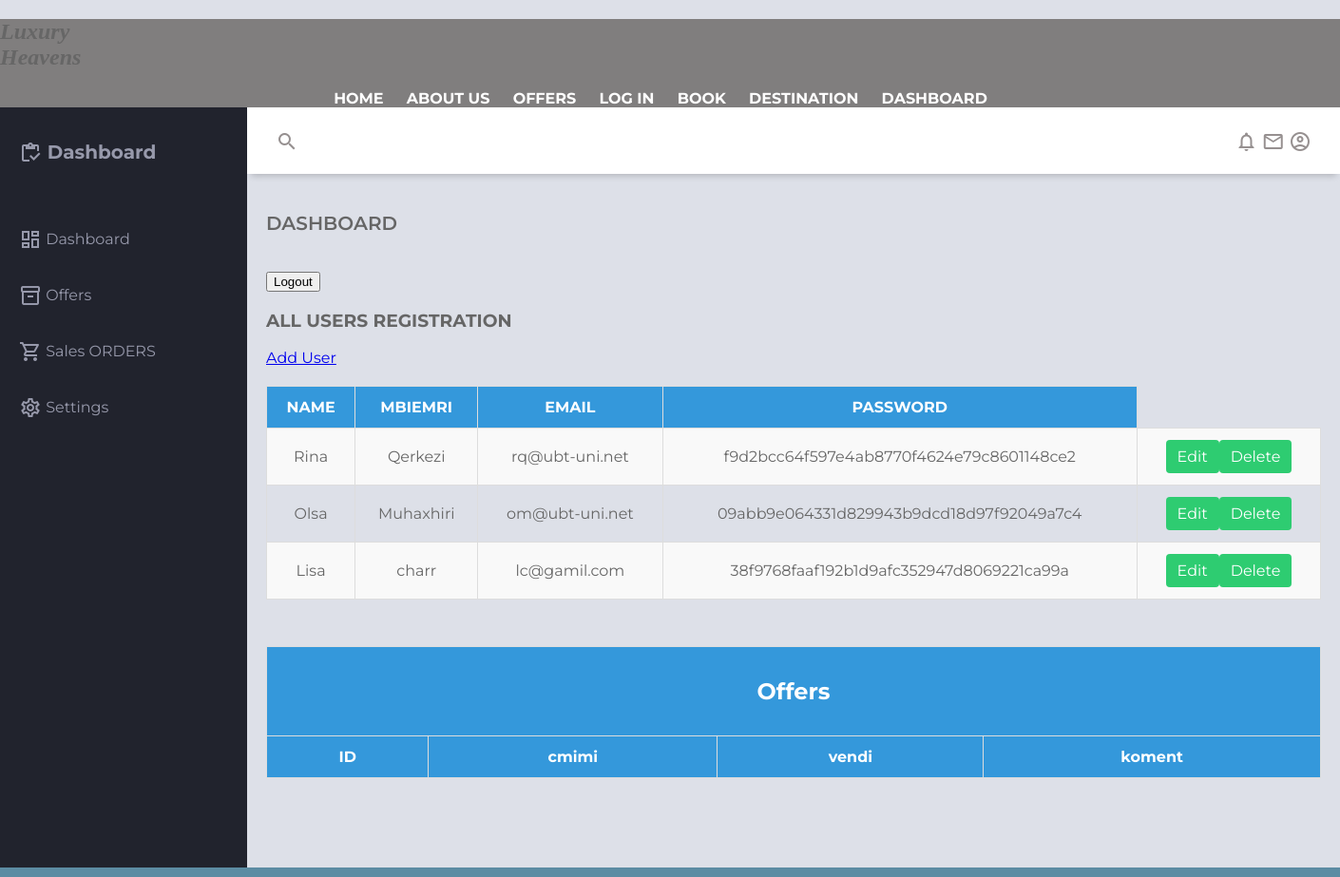
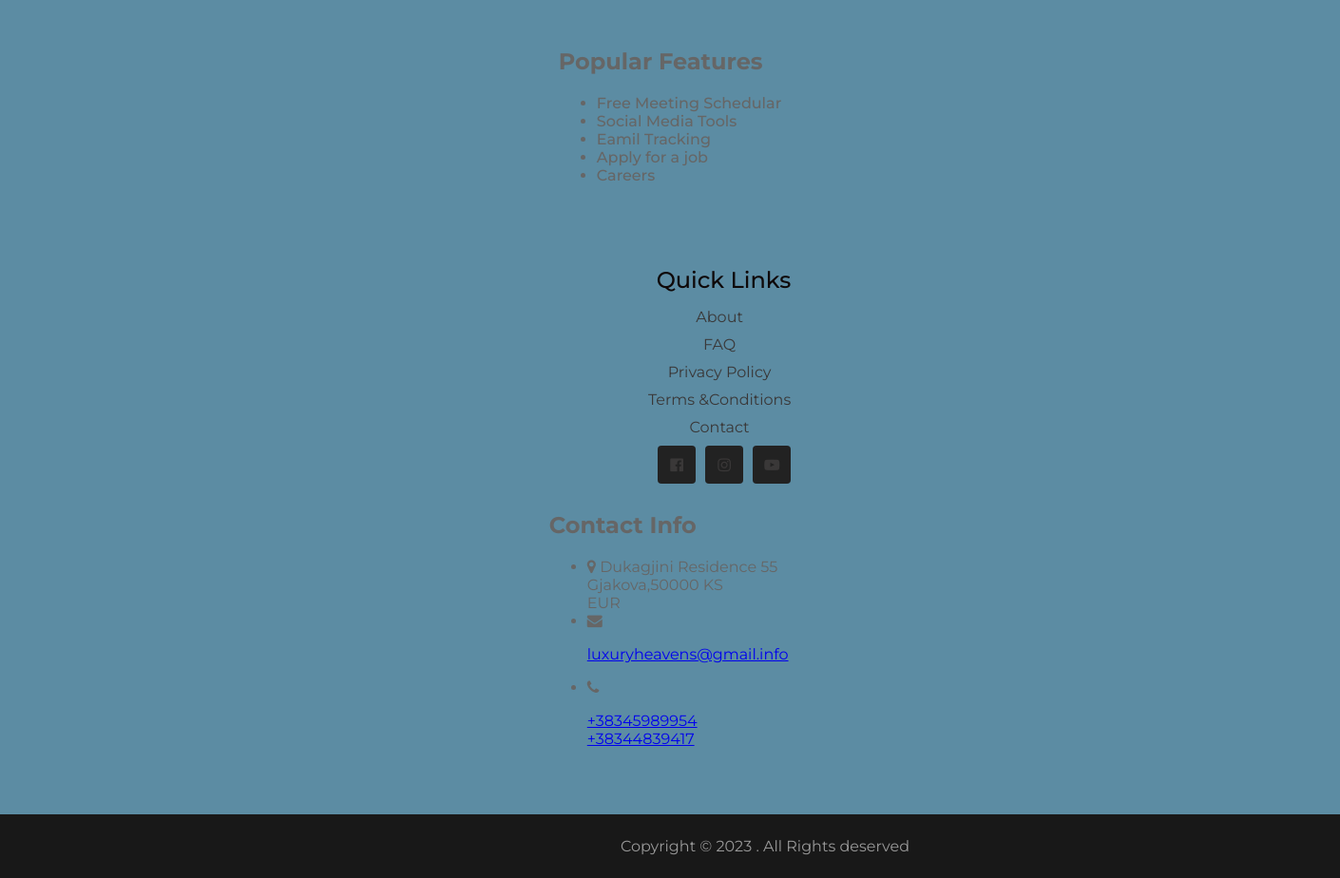
Page /dashboard.php on the committed database (2 pictures, top to bottom).
### tables this page shows
CREATE TABLE `userss` (
  `id` int(11) NOT NULL,
  `Emri` varchar(255) NOT NULL,
  `Mbiemri` varchar(255) NOT NULL,
  `Emaili` varchar(255) NOT NULL,
  `Passwordi` varchar(255) NOT NULL,
  `CPassword` varchar(255) NOT NULL,
  `Gjinia` varchar(255) NOT NULL,
  `NrTel` varchar(255) NOT NULL,
  `user_type` varchar(22) NOT NULL
);

### Database.php (called while the page is built, shortened)
<?php
include_once 'Register.php';
class Database {
    public $host = HOST;
    public $user = USERNAME;
    public $password = '';
    public $database = DBNAME;
    public function dbConnect() {
        $this->conn = mysqli_connect($this->host, $this->user, $this->password, $this->database);
        return $this->conn;
    }
}
?>

### Register.php (called while the page is built, shortened)
<?php
include_once 'Database.php';
class Register {
    public $db;
    public function __construct() {
        $this->db = new Database();
        $this->db->dbConnect();
    }
    public function allUsers() {
        $query = "SELECT * FROM userss";
        $result = mysqli_query($this->db->conn, $query);
        return $result;
    }
}
?>

### dashboard.php (the view, shortened to what this page needs)
<?php
include_once 'Register.php';
$re = new Register();
?>
<!DOCTYPE html>
<html lang="en">
  <head>
<link href="https://cdnjs.cloudflare.com/ajax/libs/font-awesome/6.5.1/css/all.min.css" rel="stylesheet">
<link href="https://maxcdn.bootstrapcdn.com/font-awesome/4.4.0/css/font-awesome.min.css" rel="stylesheet">
 <link rel="stylesheet" href="dashboard.css">
  </head>
  <body>
    <div id="Kontinieri">
      <div class="kontenti">
         <h2>Luxury <br>
        Heavens</h2>
  <div>
  <nav>
      <div class="navbar">
          <nav>
              <ul>
                  <li><a href="index.php">HOME</a></li>
                  <li><a href="aboutus.php">ABOUT US</a></li>
                  <li><a href="Offers.php">OFFERS</a></li>
                  <li><a href="login.php">LOG IN</a></li>
                  <li><a href="book.php">BOOK</a></li>
                  <li><a href="Destinations.php">DESTINATION</a></li>
                  <li><a href="dashboard.php">DASHBOARD</a></li>
              </ul>
          </nav>
  </div>
  </div>
      </div>
    </div>
    <div class="grid-container">
<header class="header">
        <div class="header-left">
       <span class="material-icons-outlined">search</span>
        </div>
        <div class="header-right">
          <span class="material-icons-outlined">notifications</span>
          <span class="material-icons-outlined">email</span>
          <span class="material-icons-outlined">account_circle</span>
        </div>
      </header>
      <aside id="sidebar">
        <div class="sidebar-title">
    <div class="sidebar-brand">
            <span class="material-icons-outlined">inventory</span> Dashboard
      </div>
        </div>
        <ul class="sidebar-list">
     <li class="sidebar-list-item">
      <a href="#" target="_blank">
              <span class="material-icons-outlined">dashboard</span> Dashboard
            </a>
                </li>
          <li class="sidebar-list-item">
            <a href="#" target="_blank">
              <span class="material-icons-outlined">inventory_2</span> Offers
            </a>
          </li>
          <li class="sidebar-list-item">
       <a href="#" target="_blank">
        <span class="material-icons-outlined">shopping_cart</span> Sales ORDERS
            </a>
          </li>
          <li class="sidebar-list-item">
            <a href="#" target="_blank">
              <span class="material-icons-outlined">settings</span> Settings
            </a>
          </li>
        </ul>
      </aside>
      <main class="main-container">
     <div class="main-title">
              <p class="font-weight-bold">DASHBOARD</p>
        </div>
<br>
<form action="index.php" method="POST">
        <button type="submit" name="logout">Logout</button>
    </form>
<div class="card-header">
<div class="row">
<div class="col-md-6">
<h3>ALL USERS REGISTRATION</h3>
</div>
<div class="col-md-6">
<a href="addstd.php" class="btn btn-info ">
 Add User
</a>
</div>
</div>
  </div>
  <div class="card-body">
        <table class="table table-bordered">
         <tr>
          <th>NAME</th>
          <th>MBIEMRI</th>
          <th>EMAIL</th>
          <th>PASSWORD</th>
         </tr>
         <?php
         $allUs= $re->allUsers();
         if($allUs){
          while($row=mysqli_fetch_assoc($allUs)){
            ?>
            <tr>
          <td><?=$row['Emri']?></td>
          <td><?=$row['Mbiemri']?></td>
          <td><?=$row['Emaili']?></td>
          <td><?=$row['Passwordi']?></td>
          <td>
          <a href="edit.php?id=<?php echo $row['id'];?>"
          class="btn btn-warning">Edit
          <a href="?delUser=<?= base64_encode($row['id']) ?>" onclick="return confirm('Are you sure you want to delete this user')" class="btn btn-danger">Delete</a>
          </a>
          </td>
         </tr>
            <?php
          }
         }
         ?>
        </table>
        </div>
<br>
<div class="rg1">
            <div class="userstable">
                <table class="ut">
                    <tr>
                        <th colspan="5"><h2>Offers</h2></th>
                    </tr>
                    <tr>
                        <th>ID</th>
                        <th>cmimi</th>
                        <th>vendi</th>
                        <th>koment</th>
                    </tr>
                </table>
            </div>
        </div>
        <div class="rg2">
            <div class="userstabela">
            </div>
        </div>
      </main>
    </div>
    <footer>
      <div class="container">
          <div class="sec aboutus">
              <h2>Popular Features</h2>
              <ul>
                <li>Free Meeting Schedular</li>
                <li>Social Media Tools</li>
                <li>Eamil Tracking </li>
                <li>Apply for a job </li>
                <li>Careers</li>
              </ul>
          </div>
          <div class="secquicklinks">
              <h2>Quick Links</h2>
              <ul>
                  <li><a href="#">About</a></li>
                  <li><a href="#">FAQ</a></li>
                  <li><a href="#">Privacy Policy</a></li>
                  <li><a href="#">Terms &Conditions</a></li>
                  <li><a href="#">Contact</a></li>
              </ul>
              <ul class="sci">
                  <li><a href="#"><i class="fa fa-facebook-official" aria-hidden="true"></i></a></li>
                  <li><a href="#"><i class="fa fa-instagram" aria-hidden="true"></i></a></li>
                  <li><a href="#"><i class="fa fa-youtube-play" aria-hidden="true"></i></a></li>
              </ul>
          </div>
          <div class="sec contact">
              <h2>Contact Info</h2>
              <ul>
                  <li>
                      <span><i class="fa fa-map-marker" aria-hidden="true"></i></span>
                      <span>Dukagjini Residence 55 <br>
                          Gjakova,50000 KS <br>EUR</span>
                  </li>
                  <li>
                      <span><i class="fa fa-envelope" aria-hidden="true"></i></span>
                      <p><a href="mail: luxuryheavens@gmail.info" >luxuryheavens@gmail.info</a></p>
                  </li>
                  <li>
                      <span><i class="fa fa-phone" aria-hidden="true"></i></span>
                      <p><a href="tel:1234567890">+38345989954</a><br>
                          <a href="tel:1234567890">+38344839417</a></p>
                  </li>
              </ul>
    </div>
      </div>
    </footer>
    <div class="copyRightText">
      <p>Copyright © 2023 . All Rights deserved</p>
      </div>
  </body>
</html>

### dashboard.css (style rules this page uses)
body { margin: 0; padding: 0; box-sizing: border-box; background-color: #dde0e8; color: #666666; font-family: "Montserrat", sans-serif; }
#Kontinieri { background:8px rgb(128, 126, 126); margin-top: 5%; margin: auto; max-width: 2000px; }
header { background-color: #333; color: #969090; padding: 10px 20px; }
nav ul { list-style: none; margin: 0; padding: 0; }
.kontenti h2 { font-size: x-large; font-family: Cambria, Cochin, Georgia, Times, 'Times New Roman', serif; font-style: italic; }
nav li { display: inline-block; margin-right: 20px; }
nav a { text-decoration: none; color: #fff; font-weight: bold; font-size: 16px; }
.navbar { display: flex; justify-content: center; }
.material-icons-outlined { vertical-align: middle; line-height: 1px; }
.font-weight-bold { font-weight: 600; }
.grid-container { display: grid; grid-template-columns: 260px 1fr 1fr 1fr; grid-template-rows: 0.2fr 3fr; grid-template-areas: "sidebar header header header" "sidebar main main main"; height: 100vh; }
.header { grid-area: header; height: 70px; background-color: #ffffff; display: flex; align-items: center; justify-content: space-between; padding: 0 30px 0 30px; box-shadow: 0 6px 7px -4px rgba(0, 0, 0, 0.2); }
#sidebar { grid-area: sidebar; height: 100%; background-color: #21232d; color: #9799ab; overflow-y: auto; transition: all 0.5s; -webkit-transition: all 0.5s; }
.sidebar-title { display: flex; justify-content: space-between; align-items: center; padding: 20px 20px 20px 20px; margin-bottom: 30px; }
.sidebar-brand { margin-top: 15px; font-size: 20px; font-weight: 700; }
.sidebar-list { padding: 0; margin-top: 15px; list-style-type: none; }
.sidebar-list-item { padding: 20px 20px 20px 20px; }
.sidebar-list-item > a { text-decoration: none; color: #9799ab; }
.main-container { grid-area: main; overflow-y: auto; padding: 20px 20px; }
.main-title { display: flex; justify-content: space-between; }
.main-title > p { font-size: 20px; }
footer { display: flex; justify-content: space-around; align-items: flex-start; padding: 20px; background: #5c8ca3; }
.sec.aboutus { position: relative; padding: 10px; font-weight: 500; margin-bottom: 15px; }
.secquicklinks { display: flex; flex-direction: column; align-items: flex-end; justify-content: space-evenly; text-align: center; }
.secquicklinks h2 { position: relative; color: #0e0808; font-weight: 500; margin-bottom: 15px; }
.secquicklinks ul { list-style: none; padding: 0; margin: 0; }
.secquicklinks ul li { margin-bottom: 10px; }
.secquicklinks ul li a { color: #3a3838; text-decoration: none; }
.sci { list-style: none; display: flex; justify-content: flex-end; align-items: center; }
.sci li a { display: inline-block; width: 40px; height: 40px; background: #222; display: flex; justify-content: center; align-items: center; margin-left: 10px; text-decoration: none; border-radius: 4px; }
.copyRightText { width: 100%; background: #181818; padding: 8px 100px; text-align: center; color: #999; }
footer { padding: 30px; }
footer .container { flex-direction: column; }
footer .container .sec { margin-right: 0; margin-bottom: 40px; }
footer .container .sec.aboutus, .secquicklinks, .contact { width: 100%; }

### dashboard.php (style rules this page uses)
.card-body { margin-top: 20px; }
.table { width: 100%; border-collapse: collapse; margin-top: 10px; }
.table th, .table td { border: 1px solid #ddd; padding: 12px; text-align: center; }
.table th { background-color: #3498db; color: #fff; }
.table tr:nth-child(even) { background-color: #f9f9f9; }
.table td a { display: inline-block; padding: 8px 12px; text-decoration: none; background-color: #2ecc71; color: #fff; border-radius: 4px; transition: background-color 0.3s; }
.btn-warning { background-color: #f39c12; color: #fff; border: none; padding: 8px 12px; border-radius: 4px; text-decoration: none; }
.btn-danger { background-color: #e74c3c; color: #fff; border: none; padding: 8px 12px; border-radius: 4px; text-decoration: none; }
.rg1 { margin-top: 20px; }
.userstable { width: 100%; overflow-x: auto; }
.ut { width: 100%; border-collapse: collapse; margin-top: 10px; }
.ut th, .ut td { border: 1px solid #ddd; padding: 12px; text-align: center; }
.ut th { background-color: #3498db; color: #fff; }
.ut tr:nth-child(even) { background-color: #f9f9f9; }
.rg2 { margin-top: 20px; }
.userstabela { width: 100%; overflow-x: auto; }

### rows in the picture
userss: Emri "Rina", Mbiemri "Qerkezi", Emaili "rq@ubt-uni.net", Passwordi "f9d2bcc64f597e4ab8770f4624e79c8601148ce2"
userss: Emri "Olsa", Mbiemri "Muhaxhiri", Emaili "om@ubt-uni.net", Passwordi "09abb9e064331d829943b9dcd18d97f92049a7c4"
userss: Emri "Lisa", Mbiemri "charr", Emaili "lc@gamil.com", Passwordi "38f9768faaf192b1d9afc352947d8069221ca99a"
